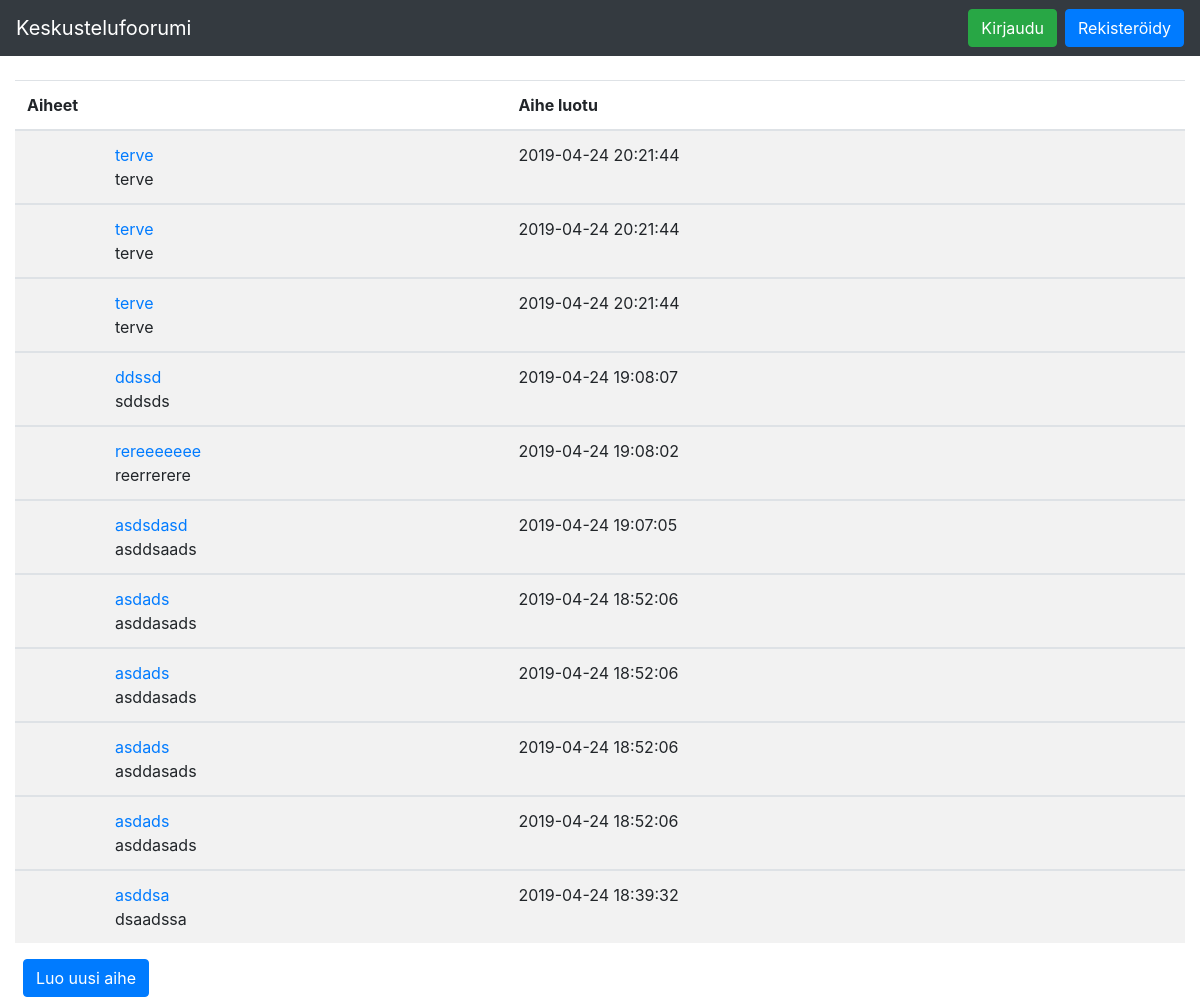
/1, run on an earlier commit of the app's database.
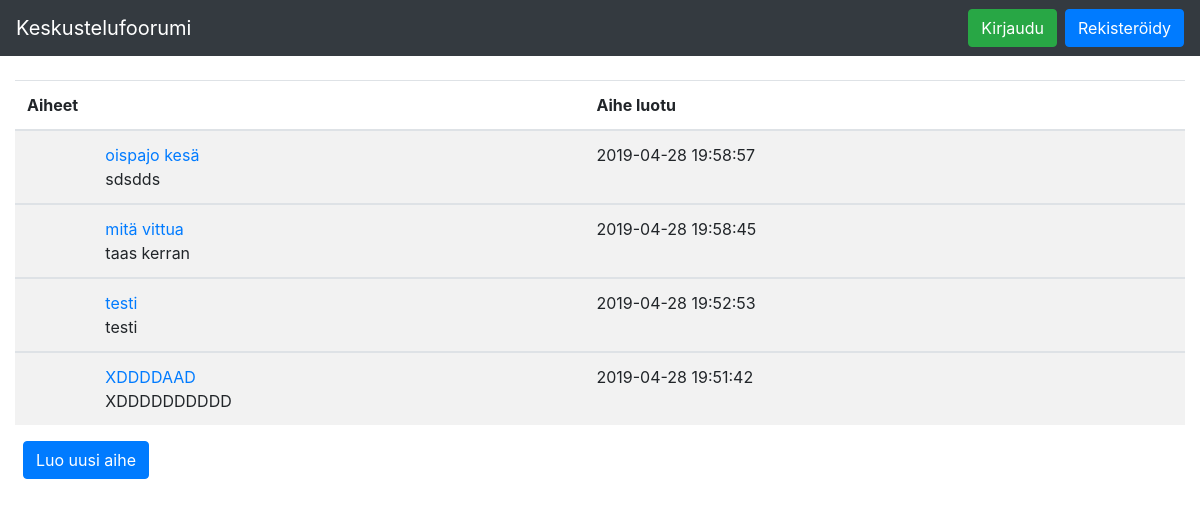
And on a later commit of the database.
### application/topics/models.py (models this page shows, shortened)
class Topics(db.Model):
    id = db.Column(db.Integer, primary_key=True)
    date_created = db.Column(db.DateTime, default=db.func.current_timestamp())
    date_modified = db.Column(
        db.DateTime,
        default=db.func.current_timestamp(),
        onupdate=db.func.current_timestamp())
    name = db.Column(db.String(144), nullable=False)
    desc = db.Column(db.String(144), nullable=True)
    account_id = db.Column(
        db.Integer, db.ForeignKey('account.id'), nullable=False)
    kategoriat = relationship("Categories", secondary="topics_categories")
    @staticmethod
    def find_topics(category_id):
        stmt = text(
            "SELECT Topics.id, Topics.name, Topics.desc, Topics.date_created, Categories.id FROM Topics "
            "LEFT JOIN topics_categories ON topics_categories.topics_id = Topics.id "
            "LEFT JOIN Categories ON Categories.id = topics_categories.categories_id "
            "LEFT JOIN Posts ON Posts.topics_id = Topics.id "
            "WHERE Categories.id = :category "
            "ORDER BY Topics.date_created DESC ").params(category=category_id)
        res = db.engine.execute(stmt)
        response = []
        for row in res:
            response.append({"id": row[0], "name": row[1], "desc": row[2], "created": row[3], "caid": row[4]})
        return response

### application/views.py (the view)
@app.route("/<category_id>", methods=["GET"])
def category_link(category_id):
    return render_template(
        'category.html',
        find_topics=Topics.find_topics(category_id),
        category_id=category_id)

### application/templates/category.html (shortened to what this page needs)
{% extends "layout.html" %} {% block body %} {% if find_topics is defined %}
<table class="table table-striped">
  <thead>
    <tr>
      <th scope="col" colspan="2">Aiheet</th>
      <th scope="col">Aihe luotu</th>
    </tr>
  </thead>
  {% for topic in find_topics %}
  <tbody>
    <tr>
      <td>
      </td>
      <td>
        <a href="{{ url_for('topic_link', topic_id=topic.id) }}" name="{{ topic.name }}">{{ topic.name }}</a>
        <br />
        {{ topic.desc }}
      </td>
      <td>
        {{ topic.created }}
      </td>
    </tr>
  </tbody>
  {% endfor %} {% endif %}
</table>
<a class="btn btn-primary my-2 mx-2 my-sm-0" href="{{ url_for('topics_form', category_id=category_id) }}">Luo uusi
  aihe</a>
{% endblock %}

What changed in the data, as far as the page shows it:
removed Topics: name "terve", desc "terve", created "2019-04-24 20:21:44"
removed Topics: name "ddssd", desc "sddsds", created "2019-04-24 19:08:07"
removed Topics: name "rereeeeeee", desc "reerrerere", created "2019-04-24 19:08:02"
removed Topics: name "asdsdasd", desc "asddsaads", created "2019-04-24 19:07:05"
removed Topics: name "asdads", desc "asddasads", created "2019-04-24 18:52:06"
removed Topics: name "asddsa", desc "dsaadssa", created "2019-04-24 18:39:32"
added Topics: name "oispajo kesä", desc "sdsdds", created "2019-04-28 19:58:57"
added Topics: name "mitä vittua", desc "taas kerran", created "2019-04-28 19:58:45"
added Topics: name "testi", desc "testi", created "2019-04-28 19:52:53"
added Topics: name "XDDDDAAD", desc "XDDDDDDDDDD", created "2019-04-28 19:51:42"
